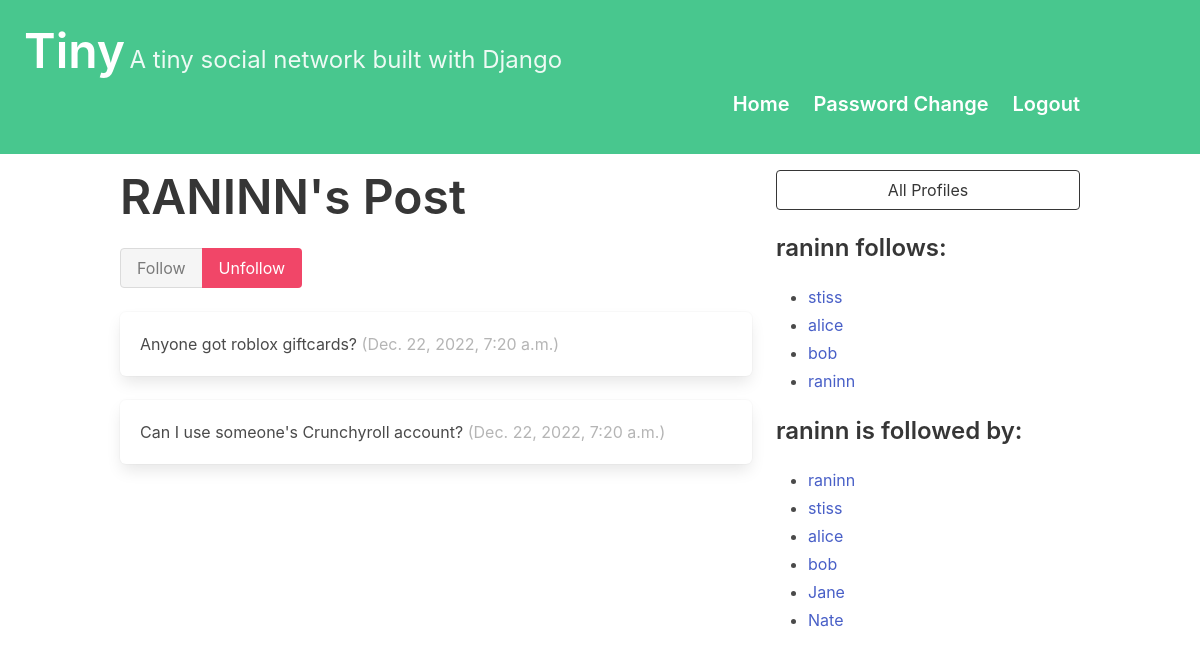
The app's page /profile/4 (signed in) with its own data.
### dwitter/models.py (models this page shows, shortened)
class Profile(models.Model):
    user = models.OneToOneField(User, on_delete=models.CASCADE)
    follows = models.ManyToManyField(
        "self",
        related_name="followed_by",
        symmetrical=False,
        blank=True
    )
    def __str__(self):
        return self.user.username

class Dweet(models.Model):
    user = models.ForeignKey(User,
                             related_name="dweets",
                             on_delete=models.DO_NOTHING)
    body = models.CharField(max_length=140)
    created_at = models.DateTimeField(auto_now_add=True)

### dwitter/views.py (the view, shortened to what this page needs)
# urls.py: path("profile/<int:pk>", profile, name="profile"),
def profile(request, pk):
    if not hasattr(request.user, 'profile'):
        missing_profile = Profile(user=request.user)
        missing_profile.save()
    profile = Profile.objects.get(pk=pk)
    return render(request, "dwitter/profile.html", {"profile": profile})

### dwitter/templates/dwitter/profile.html (shortened to what this page needs)
{% extends 'base.html' %}
{% block content %}
<div class="column">
    <div class="block">
    <h1 class="title is-1">
        {{profile.user.username|upper}}'s Post
    </h1>
    <form method="post">
        <div class="buttons has-addons">
        {% if profile in user.profile.follows.all %}
            <button class="button is-success is-static">
                Follow
            </button>
            <button class="button is-danger"
                    name="follow"
                    value="unfollow">
                Unfollow
            </button>
        {% endif %}
        </div>
    </form>
    </div>
    <div class="content">
        {% for dweet in profile.user.dweets.all %}
            <div class="box">
                {{ dweet.body }}
                <span class="is-small has-text-grey-light">
                    ({{ dweet.created_at }})
                </span>
            </div>
        {% endfor %}
    </div>
</div>
<div class="column is-one-third">
    <div class="block">
        <a href="{% url 'dwitter:profile_list' %}">
            <button class="button is-dark is-outlined is-fullwidth">
                All Profiles
            </button>
        </a>
    </div>
    <div class="block">
        <h3 class="title is-4">
            {{profile.user.username}} follows:
        </h3>
        <div class="content">
            <ul>
            {% for following in profile.follows.all %}
                <li>
                    <a href="{% url 'dwitter:profile' following.id %}">
                        {{ following }}
                    </a>
                </li>
            {% endfor %}
            </ul>
        </div>
    </div>
    <div class="block">
        <h3 class="title is-4">
            {{profile.user.username}} is followed by:
        </h3>
        <div class="content">
            <ul>
            {% for follower in profile.followed_by.all %}
                <li>
                    <a href="{% url 'dwitter:profile' follower.id %}">
                        {{ follower }}
                    </a>
                </li>
            {% endfor %}
            </ul>
        </div>
    </div>
</div>
{% endblock content %}

### records on screen
Profile: user.username "RANINN", user.username "raninn"
Dweet: body "Anyone got roblox giftcards?", created_at "Dec. 22, 2022, 7:20 a.m."
Dweet: body "Can I use someone's Crunchyroll account?", created_at "Dec. 22, 2022, 7:20 a.m."
Profile: user.username "stiss"
Profile: user.username "alice"
Profile: user.username "bob"
Profile: user.username "Jane"
Profile: user.username "Nate"
